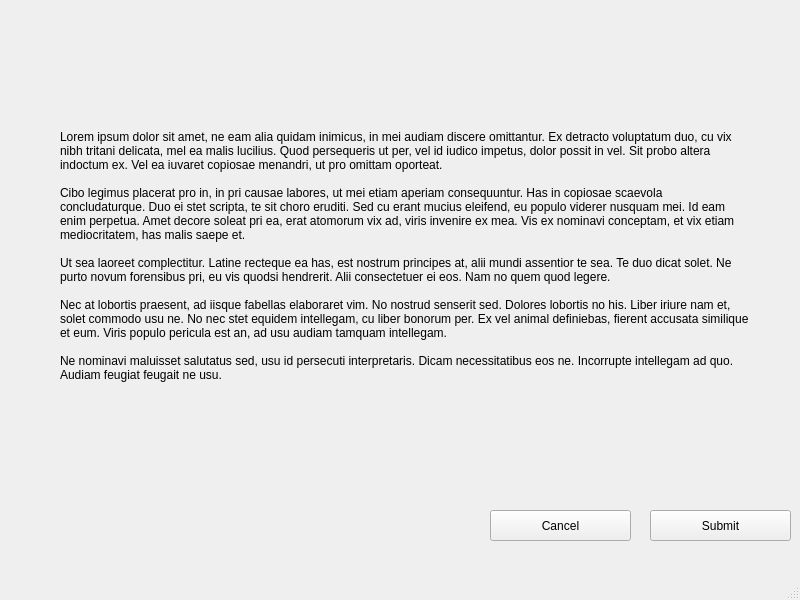
<?xml version="1.0" encoding="UTF-8"?>
<ui version="4.0">
 <class>MainWindow</class>
 <widget class="QMainWindow" name="MainWindow">
  <property name="geometry">
   <rect>
    <x>0</x>
    <y>0</y>
    <width>800</width>
    <height>600</height>
   </rect>
  </property>
  <property name="windowTitle">
   <string>MainWindow</string>
  </property>
  <widget class="QWidget" name="centralwidget">
   <widget class="QPushButton" name="pushButton">
    <property name="geometry">
     <rect>
      <x>650</x>
      <y>510</y>
      <width>141</width>
      <height>31</height>
     </rect>
    </property>
    <property name="text">
     <string>Submit</string>
    </property>
   </widget>
   <widget class="QPushButton" name="pushButton_2">
    <property name="geometry">
     <rect>
      <x>490</x>
      <y>510</y>
      <width>141</width>
      <height>31</height>
     </rect>
    </property>
    <property name="text">
     <string>Cancel</string>
    </property>
   </widget>
   <widget class="QLabel" name="label">
    <property name="geometry">
     <rect>
      <x>60</x>
      <y>90</y>
      <width>691</width>
      <height>331</height>
     </rect>
    </property>
    <property name="text">
     <string>Lorem ipsum dolor sit amet, ne eam alia quidam inimicus, in mei audiam discere omittantur. Ex detracto voluptatum duo, cu vix nibh tritani delicata, mel ea malis lucilius. Quod persequeris ut per, vel id iudico impetus, dolor possit in vel. Sit probo altera indoctum ex. Vel ea iuvaret copiosae menandri, ut pro omittam oporteat.

Cibo legimus placerat pro in, in pri causae labores, ut mei etiam aperiam consequuntur. Has in copiosae scaevola concludaturque. Duo ei stet scripta, te sit choro eruditi. Sed cu erant mucius eleifend, eu populo viderer nusquam mei. Id eam enim perpetua. Amet decore soleat pri ea, erat atomorum vix ad, viris invenire ex mea. Vis ex nominavi conceptam, et vix etiam mediocritatem, has malis saepe et.

Ut sea laoreet complectitur. Latine recteque ea has, est nostrum principes at, alii mundi assentior te sea. Te duo dicat solet. Ne purto novum forensibus pri, eu vis quodsi hendrerit. Alii consectetuer ei eos. Nam no quem quod legere.

Nec at lobortis praesent, ad iisque fabellas elaboraret vim. No nostrud senserit sed. Dolores lobortis no his. Liber iriure nam et, solet commodo usu ne. No nec stet equidem intellegam, cu liber bonorum per. Ex vel animal definiebas, fierent accusata similique et eum. Viris populo pericula est an, ad usu audiam tamquam intellegam.

Ne nominavi maluisset salutatus sed, usu id persecuti interpretaris. Dicam necessitatibus eos ne. Incorrupte intellegam ad quo. Audiam feugiat feugait ne usu.</string>
    </property>
    <property name="wordWrap">
     <bool>true</bool>
    </property>
   </widget>
  </widget>
  <widget class="QMenuBar" name="menubar">
   <property name="geometry">
    <rect>
     <x>0</x>
     <y>0</y>
     <width>800</width>
     <height>22</height>
    </rect>
   </property>
  </widget>
  <widget class="QStatusBar" name="statusbar"/>
 </widget>
 <resources/>
 <connections/>
</ui>
